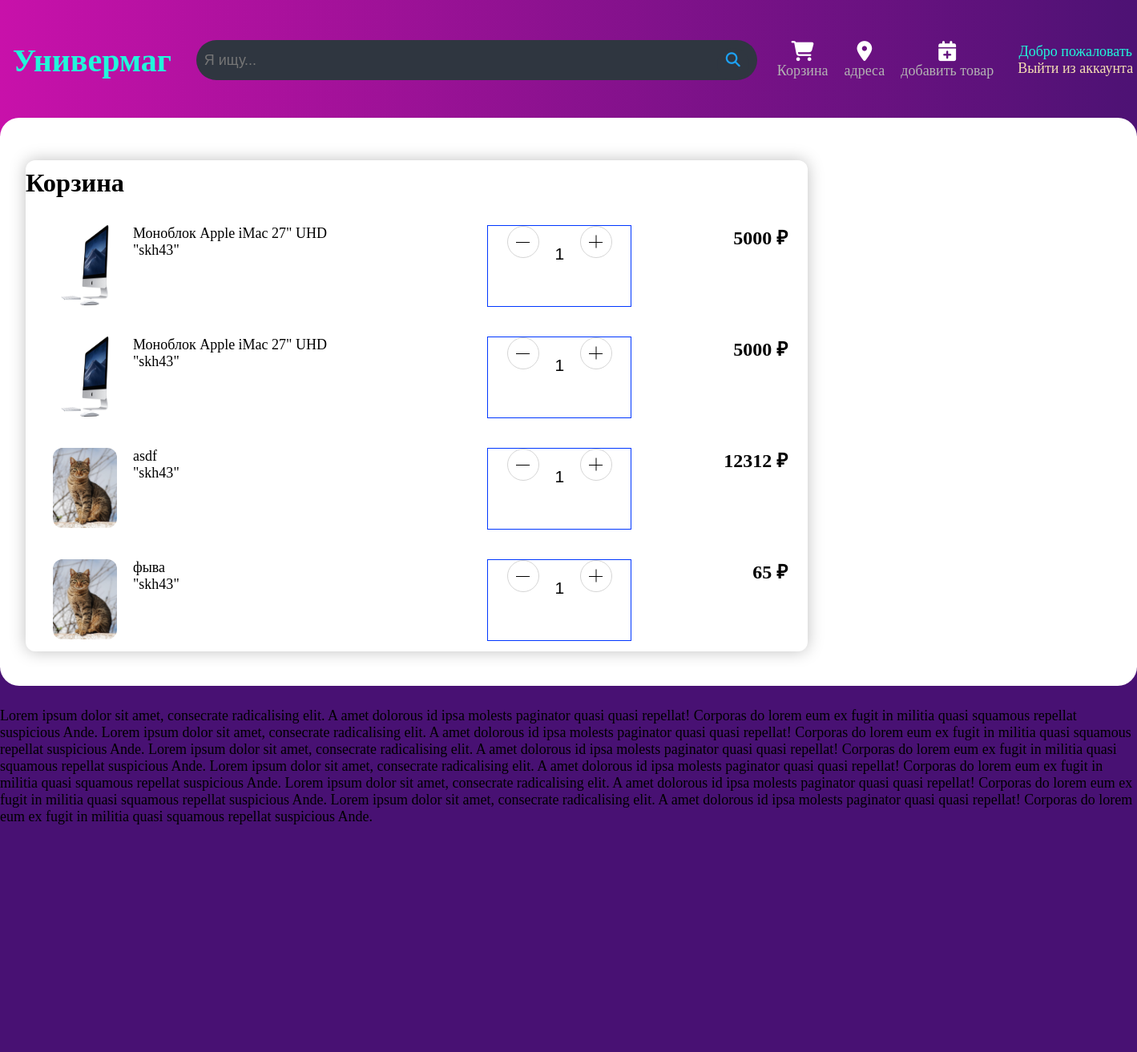
/basket/ (signed in), run on the app's committed database.
### core/models.py (models this page shows, shortened)
class Product(models.Model):
    title = models.CharField(max_length=50)
    description = models.TextField(blank=True)
    owner = models.ForeignKey(get_user_model(), on_delete=models.CASCADE)
    slug = models.SlugField(unique=True)  # "штрих код"
    price = models.DecimalField(max_digits=12,
                                decimal_places=0)  # decimal_places знаки после запятой
    creation_date = models.DateTimeField(auto_now_add=True)  # auto now сдесь время создания записи в базе данных
    last_update_time = models.DateTimeField(auto_now=True)  # auto now сдесь время последнего обновления
    image1 = models.ImageField(blank=True)
    mark = models.CharField(max_length=50, blank=True)
    available = models.BooleanField(default=True)  # доступность товара в магазине True or False
    sub_category = models.ManyToManyField(SubCategory)
    rating = models.DecimalField(max_digits=2, decimal_places=1,default=0)

### core/views.py (the view)
# urls.py: path("basket/", BasketView.as_view(), name="basket")
class BasketView(ListView):
    template_name = "core/basket.html"
    model = ShoppingCart
    context_object_name = "basket"
    def get_context_data(self, **kwargs):
        data: Dict[str, Any] = super().get_context_data(**kwargs)
        user = self.request.user
        if user.is_authenticated:
            if ShoppingCart.objects.filter(user_id=user).exists():
                ShoppingCart.objects.all().filter(user=user)
                products = []
                for item in data["basket"]:
                    product_id = item.product.id
                    x = Product.objects.get(id=product_id)
                    products.append(x)
                data["products"] = products
        return data

### templates/core/basket.html (shortened to what this page needs)
{% extends "core/base.html" %}
{% load static %}
{% block content %}
    <link rel="stylesheet" type="text/css" href="{% static 'css/basket.css'%}">
    <div class="main_list">
        <div class="basket_main_container">
            <div class="basket-product_sections">
                <div class="basket-header_tabs">
                    <h1 class="basket-header_tabs--basket_title">Корзина</h1>
                </div>
                {% for product in products %}
                    <div class="basket_section">
                        <div class="basket_section_item_good">
                            {% if product.image1 %}
                                <a href=""><img src="{{ product.image1.url }}" alt="Ошибка загрузки фотографии"
                                    class="basket_product_image"></a>
                            {% else %}
                                <img src="{% static 'css/img_load_error.png' %}" alt="Ошибка загрузки"
                                     class="basket_product_image">
                            {% endif %}
                            <a href=""><p class="basket_product_title">{{ product.title }}</p></a>
                            <div class="basket-product_owner_block">
                                <p class="basket_product_owner">"{{ product.owner }}"</p>
                            </div>
                        </div>
                        <div class="basket-item_price_block">
                            <span class="basket-item_price">{{ product.price }} &#8381;</span>
                        </div>
                        <div class="basket_product_buttons">
                            <div class="counter_buttons__counter">
                                <button class="counter_BTN" id="counter_btn_minus"></button>
                                <input type="text" class="counter_display" maxlength="3" value="1">
                                <button class="counter_BTN" id="counter_btn_plus"></button>
                            </div>
                        </div>
                    </div>
                {% endfor %}
            </div>
        </div>
    </div>
{% endblock %}

### core/static/css/base.css (style rules this page uses)
* { font-size: 18px; box-sizing: border-box; margin: 0 ; padding: 0 ; }
body { overflow-x: hidden; }
a { text-decoration: none; }

### core/static/css/basket.css (style rules this page uses)
.basket_main_container { padding-left: 32px; padding-right: 32px; max-width: 1500px; margin-left:auto ; margin-right:auto; margin-top: 30px; }
.basket-header_tabs--basket_title { font-size:1.8rem; margin:10px 10px 10px 0; }
.basket-product_sections { width: calc(100%/12*9 - 40px); margin-right: 40px; box-shadow: 0 0 20px rgb(0 0 0 / 25%); border-radius: 12px; display: inline-block; }
.basket_section { padding-top:24px; padding-left:34px; position: relative; margin-bottom: 15px; }
.basket_section_item_good { display: inline-block; }
.basket_product_image { width:80px; height:100px; border-radius: 12px; float: left; margin-right:20px; }
.basket_product_title { width: calc(100% - 60px); display: inline; color: black; text-decoration: none; }
.basket-product_owner_block { display: flex; }
.basket_product_buttons { width: 180px; border-color: #0037ff;border-style:solid;border-width:1px; display:inline-block; float: right; }
.counter_buttons__counter { text-align: center; position:relative; }
.counter_BTN { width: 40px; height:40px; border: 1px solid #d5d5d5; border-radius: 100%; background: transparent; cursor:pointer; }
#counter_btn_minus::after { content: ''; width: 17px; height: 1px; background: #000; display: block; margin:auto; }
#counter_btn_plus::before { content: ''; width: 16px; height: 1px; background: #000; display: block; transform: rotate(-90deg); margin: auto; }
#counter_btn_plus::after { content: ''; width: 17px; height: 1px; background: #000; display: block; margin:auto; }
.counter_display { width: 42px; height: 24px; cursor: default; font-size: 21px; line-height: 24px; background: 0 0; padding: 0; border: none; text-align: center; position: relative; display: inline-block; vertical-align: middle; }
.basket-item_price_block { width:195px; text-align: right; height: 100%; display:inline-block; float: right; margin-right:25px; }
.basket-item_price { font-size: 24px; line-height: 32px; font-weight: 700; }
@media (min-width: 1024px) { .basket_section_item_good { width: calc(100% - 195px - 145px - 5*16px); } }

### data on the page
Product: image1 (picture), title "Моноблок Apple iMac 27\" UHD", owner "skh43", price "5000"
Product: image1 (picture), title "asdf", owner "skh43", price "12312"
Product: image1 (picture), title "фыва", owner "skh43", price "65"
